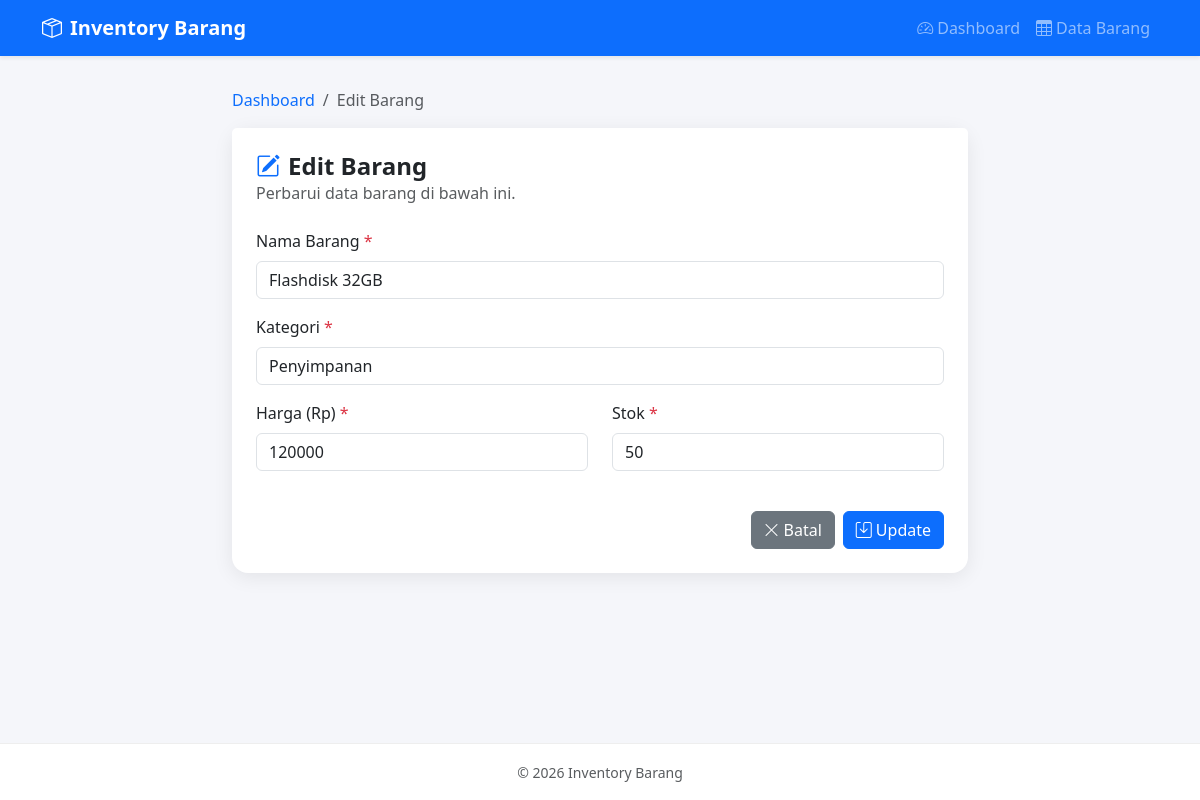
/edit.php?id=5, run on the app's committed database.
### tables this page shows
CREATE TABLE IF NOT EXISTS barang (
  id          INT(11) NOT NULL AUTO_INCREMENT,
  nama_barang VARCHAR(100) NOT NULL,
  kategori    VARCHAR(100) NOT NULL,
  harga       INT(11) NOT NULL DEFAULT 0,
  stok        INT(11) NOT NULL DEFAULT 0,
  created_at  TIMESTAMP NOT NULL DEFAULT CURRENT_TIMESTAMP,
  PRIMARY KEY (id)
);

### edit.php (the view, shortened to what this page needs)
<?php
require_once 'config/koneksi.php';
$id = isset($_GET['id']) ? (int) $_GET['id'] : 0;
$result = mysqli_query($koneksi, "SELECT * FROM barang WHERE id = $id");
$barang = mysqli_fetch_assoc($result);
include 'includes/header.php';
include 'includes/navbar.php';
?>
<div class="main-content">
    <div class="container">
        <div class="row justify-content-center">
            <div class="col-lg-8">
                <nav aria-label="breadcrumb" class="mb-3">
                    <ol class="breadcrumb mb-0">
                        <li class="breadcrumb-item"><a href="index.php" class="text-decoration-none">Dashboard</a></li>
                        <li class="breadcrumb-item active" aria-current="page">Edit Barang</li>
                    </ol>
                </nav>
                <div class="card form-card">
                    <div class="card-header bg-white border-0 pt-4 px-4">
                        <h4 class="mb-0 fw-bold"><i class="bi bi-pencil-square me-2 text-primary"></i>Edit Barang</h4>
                        <p class="text-muted mb-0">Perbarui data barang di bawah ini.</p>
                    </div>
                    <div class="card-body px-4 pb-4">
                        <form action="update.php" method="POST" id="formBarang" novalidate>
                            <div class="mb-3">
                                <label for="nama_barang" class="form-label">Nama Barang <span class="text-danger">*</span></label>
                                <input type="text" class="form-control" id="nama_barang" name="nama_barang"
                                       value="<?php echo htmlspecialchars($barang['nama_barang']); ?>" required>
                            </div>
                            <div class="mb-3">
                                <label for="kategori" class="form-label">Kategori <span class="text-danger">*</span></label>
                                <input type="text" class="form-control" id="kategori" name="kategori"
                                       value="<?php echo htmlspecialchars($barang['kategori']); ?>" required>
                            </div>
                            <div class="row">
                                <div class="col-md-6 mb-3">
                                    <label for="harga" class="form-label">Harga (Rp) <span class="text-danger">*</span></label>
                                    <input type="number" class="form-control" id="harga" name="harga"
                                           value="<?php echo $barang['harga']; ?>" min="0" required>
                                </div>
                                <div class="col-md-6 mb-3">
                                    <label for="stok" class="form-label">Stok <span class="text-danger">*</span></label>
                                    <input type="number" class="form-control" id="stok" name="stok"
                                           value="<?php echo $barang['stok']; ?>" min="0" required>
                                </div>
                            </div>
                            <div class="d-flex gap-2 justify-content-end mt-4">
                                <a href="index.php" class="btn btn-secondary">
                                    <i class="bi bi-x-lg me-1"></i>Batal
                                </a>
                                <button type="submit" class="btn btn-primary">
                                    <i class="bi bi-save me-1"></i>Update
                                </button>
                            </div>
                        </form>
                    </div>
                </div>
            </div>
        </div>
    </div>
</div>
<?php include 'includes/footer.php'; ?>

### assets/css/style.css (style rules this page uses)
:root { --bg-color: #f5f6fa; --primary: #0d6efd; }
body { background-color: var(--bg-color); min-height: 100vh; display: flex; flex-direction: column; }
.main-content { flex: 1 0 auto; padding: 2rem 0; }
.form-card { border: none; border-radius: 1rem; box-shadow: 0 4px 20px rgba(0, 0, 0, 0.08); }

### data on the page
barang: nama_barang "Flashdisk 32GB", kategori "Penyimpanan", harga "120000", stok "50"
